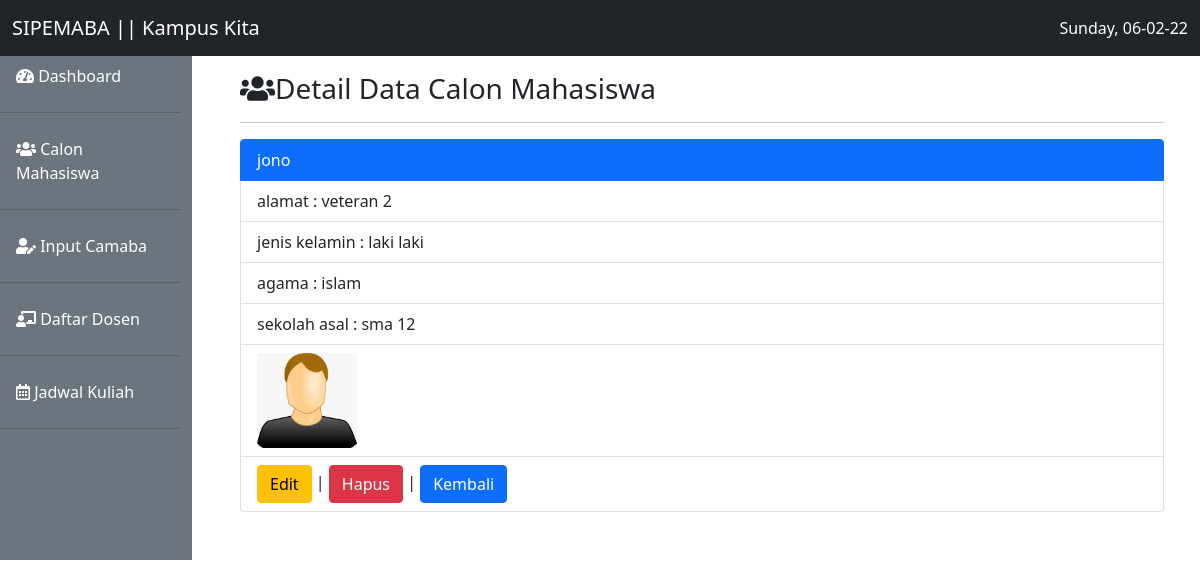
The page /EKT2_1904030022/detail.php?id=1 on the database its author committed.
### tables this page shows
CREATE TABLE `calon_mhs` (
  `id` int(11) NOT NULL,
  `nama` varchar(40) NOT NULL,
  `alamat` varchar(255) NOT NULL,
  `jenis_kelamin` varchar(9) NOT NULL,
  `agama` varchar(9) NOT NULL,
  `sekolah_asal` varchar(20) NOT NULL,
  `foto_maba` varchar(30) NOT NULL
);

### EKT2_1904030022/functions.php (called while the page is built, shortened)
<?php
$konn = mysqli_connect('localhost', 'root', '', 'wpsmt5');
function query($query)
{
  global $konn;
  $result = mysqli_query($konn, $query);
  if (mysqli_num_rows($result) == 1) {
    return mysqli_fetch_assoc($result);
  }
  $rows = [];
  return $rows;
}

### EKT2_1904030022/detail.php (the view, shortened to what this page needs)
<?php
require 'functions.php';
$id = $_GET['id'];
$camaba = query("SELECT * FROM calon_mhs WHERE id=$id");
?>
<!doctype html>
<html lang="en">
<head>
    <link href="tema/bootstrap/css/bootstrap.min.css" rel="stylesheet">
    <link rel="stylesheet" href="tema/fontawesome/css/all.min.css">
</head>
<body>
    <nav class="navbar navbar-expand-lg navbar-light bg-dark fixed-top">
        <div class="container-fluid">
            <a class="navbar-brand text-white" href="#">SIPEMABA || Kampus Kita</a>
            <div class="collapse navbar-collapse" id="navbarSupportedContent">
                <div class="text-white">
                    <?php
                    echo date('l, d-m-y');
                    ?>
                </div>
            </div>
        </div>
    </nav>
    <div class="row mt-4">
        <div class="col-md-2 mt-2 pr-3 pt-4 bg-secondary">
            <ul class="nav flex-column">
                <li class="nav-item">
                    <a class="nav-link text-white" aria-current="page" href="#"><i class="fas fa-tachometer-alt"></i> Dashboard</a>
                    <hr class="bg-dark">
                </li>
                <li class="nav-item">
                    <a class="nav-link text-white" href="index.php"><i class="fas fa-users"></i> Calon Mahasiswa</a>
                    <hr>
                </li>
                <li class="nav-item">
                    <a class="nav-link text-white" href="tambah.php"><i class="fas fa-user-edit"></i> Input Camaba</a>
                    <hr>
                </li>
                <li class="nav-item">
                    <a class="nav-link text-white" href="dosen.php"><i class="fas fa-chalkboard-teacher"></i> Daftar Dosen</a>
                    <hr>
                </li>
                <li class="nav-item">
                    <a class="nav-link text-white" href="#"><i class="far fa-calendar-alt"></i> Jadwal Kuliah</a>
                    <hr>
                </li>
            </ul>
        </div>
        <div class="col-md-10 p-5 pt-5">
            <h3><i class="fas fa-users"></i>Detail Data Calon Mahasiswa</h3>
            <hr>
            <ul class="list-group">
                <li class="list-group-item active"><?= $camaba['nama']; ?></li>
                <li class="list-group-item">alamat : <?= $camaba['alamat']; ?></li>
                <li class="list-group-item">jenis kelamin : <?= $camaba['jenis_kelamin']; ?></li>
                <li class="list-group-item">agama : <?= $camaba['agama']; ?></li>
                <li class="list-group-item">sekolah asal : <?= $camaba['sekolah_asal']; ?></li>
                <li class="list-group-item"><img src="image/<?= $camaba['foto_maba']; ?>" alt="" width="100px"></li>
                <li class="list-group-item">
                    <a href="edit.php?id=<?= $camaba['id']; ?>" class="btn btn-warning" role="button">Edit</a> |
                    <a href="hapus.php?id=<?= $camaba['id']; ?>" onclick="return confirm('Apakah anda yakin akan menghapus data ini?');" class="btn btn-danger" role="button">Hapus</a> |
                    <a href="index.php" class="btn btn-primary" role="button">Kembali</a>
                </li>
            </ul>
        </div>
    </div>
</body>
</html>

### rows shown on the page
calon_mhs: nama "jono", alamat "veteran 2", jenis_kelamin "laki laki", agama "islam", sekolah_asal "sma 12", foto_maba (picture)
